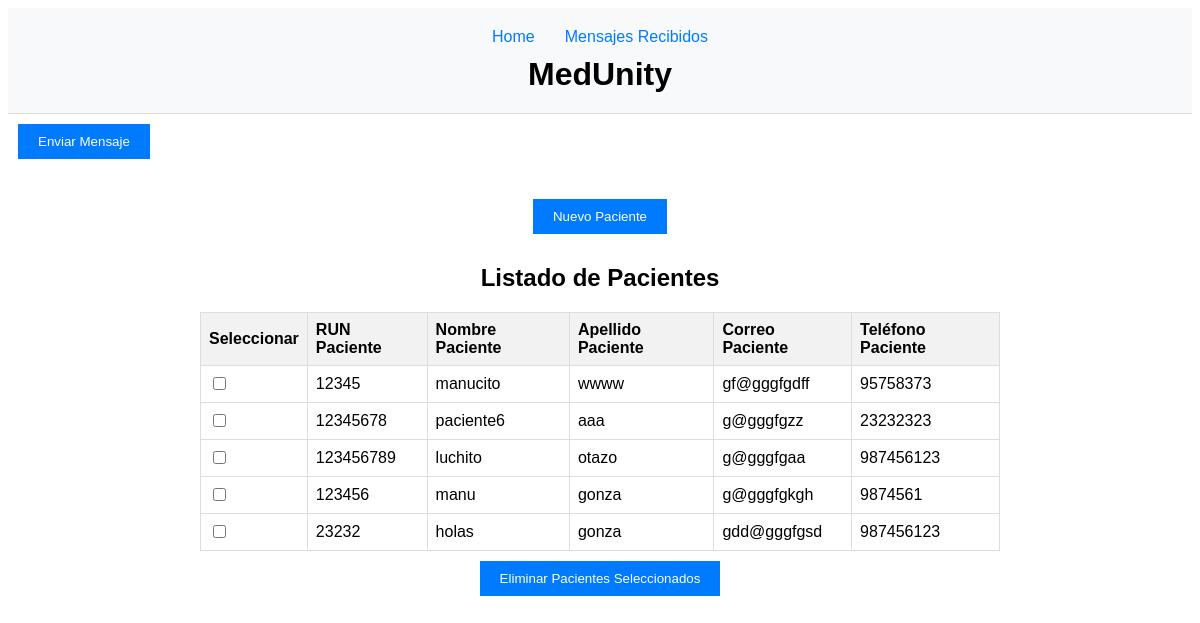
The app's page /agregr_paciente/ (signed in) with its own data.
### myapp/models.py (models this page shows, shortened)
class Paciente(models.Model):
    usuario = models.ForeignKey(Usuario, on_delete=models.CASCADE)
    rut = models.CharField(primary_key=True, max_length=10)
    nombre = models.CharField(max_length=10)
    apellido = models.CharField(max_length=10)
    fono = models.CharField(max_length=10)
    email = models.CharField(max_length=25)

### myapp/views.py (the view, shortened to what this page needs)
# urls.py: path('agregr_paciente/', views.gestionar_pacientes_y_mensajes, name='addPaciente'),
@login_required
def gestionar_pacientes_y_mensajes(request):
    form_mensaje = MensajeForm()
    mensajes = Mensaje.objects.filter(destinatario=request.user).order_by('-fecha_envio')
    error_message = None
    usuario = Usuario.objects.get(user=request.user)
    pacientes = Paciente.objects.filter(usuario=usuario)
    context = {
        'pacientes': pacientes,
        'mensajes': mensajes,
        'form_mensaje': form_mensaje,
        'error_message': error_message
    }
    return render(request, 'agregr_paciente.html', context)

### myapp/forms.py
class MensajeForm(forms.ModelForm):
    class Meta:
        model = Mensaje
        fields = ['destinatario', 'contenido']

### myapp/templates/agregr_paciente.html (shortened to what this page needs)
{% load static %}
<!DOCTYPE html>
<html lang="en">
<head>
    <link rel="stylesheet" href="{% static 'agg_pac.css' %}">
</head>
<body>
    <header>
        <div class="encabezado">
            <nav class="nav-enlaces">
                <a href="{% url 'inicio' %}" class="enlaces">Home</a>
                <a href="{% url 'recibidos' %}" class="enlaces">Mensajes Recibidos</a>
            </nav>
            <h1 class="titulo">MedUnity</h1>
        </div>
    </header>
    <button id="openMessageModalBtn">Enviar Mensaje</button>
    <div class="tablap">
        <button id="openModalBtn">Nuevo Paciente</button>
        <h2>Listado de Pacientes</h2>
        <form method="POST" action="{% url 'addPaciente' %}">
            <table class="pacientes">
                <thead>
                    <tr>
                        <th>Seleccionar</th>
                        <th>RUN Paciente</th>
                        <th>Nombre Paciente</th>
                        <th>Apellido Paciente</th>
                        <th>Correo Paciente</th>
                        <th>Teléfono Paciente</th>
                    </tr>
                </thead>
                <tbody>
                    {% for paciente in pacientes %}
                    <tr>
                        <td><input type="checkbox" name="paciente_ids" value="{{ paciente.rut }}"></td>
                        <td>{{ paciente.rut }}</td>
                        <td>{{ paciente.nombre }}</td>
                        <td>{{ paciente.apellido }}</td>
                        <td>{{ paciente.email }}</td>
                        <td>{{ paciente.fono }}</td>
                    </tr>
                    {% empty %}
                    <tr>
                        <td colspan="6">No hay pacientes registrados.</td>
                    </tr>
                    {% endfor %}
                </tbody>
            </table>
            <button type="submit" name="delete_paciente">Eliminar Pacientes Seleccionados</button>
        </form>
    </div>
</body>
</html>

### myapp/static/agg_pac.css (style rules this page uses)
body { font-family: Arial, sans-serif; }
header { background-color: #f8f9fa; padding: 20px; text-align: center; border-bottom: 1px solid #ddd; }
.nav-enlaces { display: flex; justify-content: center; margin-bottom: 10px; }
.nav-enlaces .enlaces { margin: 0 15px; text-decoration: none; color: #007bff; }
.titulo { margin: 0; }
.tablap { margin: 20px auto; max-width: 800px; text-align: center; }
button { margin: 10px; padding: 10px 20px; background-color: #007bff; color: white; border: none; cursor: pointer; }
table.pacientes { width: 100%; border-collapse: collapse; margin-top: 20px; }
table.pacientes th, table.pacientes td { border: 1px solid #ddd; padding: 8px; text-align: left; }
table.pacientes th { background-color: #f2f2f2; }

### records on screen
Paciente: rut "12345", nombre "manucito", apellido "wwww", email "gf@gggfgdff", fono "95758373"
Paciente: rut "12345678", nombre "paciente6", apellido "aaa", email "g@gggfgzz", fono "23232323"
Paciente: rut "123456789", nombre "luchito", apellido "otazo", email "g@gggfgaa", fono "987456123"
Paciente: rut "123456", nombre "manu", apellido "gonza", email "g@gggfgkgh", fono "9874561"
Paciente: rut "23232", nombre "holas", apellido "gonza", email "gdd@gggfgsd", fono "987456123"
